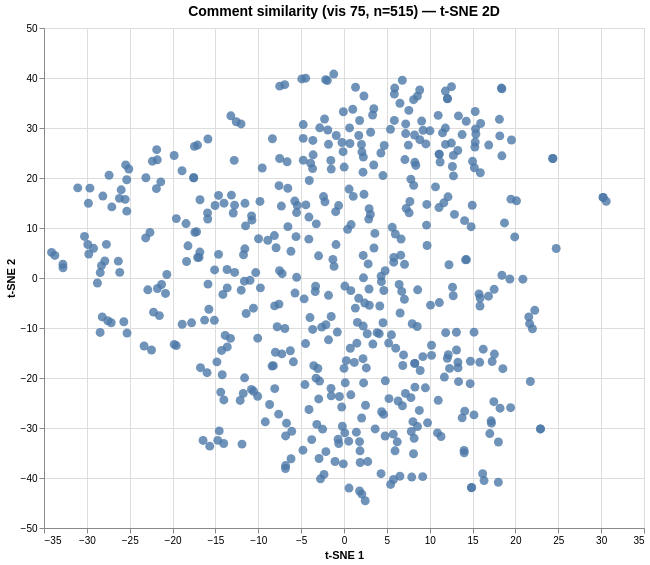

The specification (Vega-Lite) saved for this image:
### Vega specification from a JSON file in a GitHub repository (floating-point values rounded to 4 significant figures; data arrays with more than 128 entries replaced by an {"elided": "..."} marker saying what was removed)
{"$schema": "https://vega.github.io/schema/vega/v6.json", "data": [{"name": "param_1e9efca18e7a2868_store"}, {"name": "source_0", "values": {"elided": "515 records"}}, {"name": "source_0_x_domain_dim_1", "values": [{"min": -34.12, "max": 30.59}]}, {"name": "source_0_y_domain_dim_2", "values": [{"min": -44.54, "max": 40.78}]}], "signals": [{"name": "unit", "value": {}, "on": [{"events": "pointermove", "update": "isTuple(group()) ? group() : unit"}]}, {"name": "param_1e9efca18e7a2868", "update": "vlSelectionResolve(\"param_1e9efca18e7a2868_store\", \"union\")"}, {"name": "param_1e9efca18e7a2868_dim_1", "on": [{"events": [{"source": "view", "type": "dblclick"}], "update": "null"}, {"events": {"signal": "param_1e9efca18e7a2868_translate_delta"}, "update": "panLinear(param_1e9efca18e7a2868_translate_anchor.extent_x, -param_1e9efca18e7a2868_translate_delta.x / width)"}, {"events": {"signal": "param_1e9efca18e7a2868_zoom_delta"}, "update": "zoomLinear(domain(\"x\"), param_1e9efca18e7a2868_zoom_anchor.x, param_1e9efca18e7a2868_zoom_delta)"}]}, {"name": "param_1e9efca18e7a2868_dim_2", "on": [{"events": [{"source": "view", "type": "dblclick"}], "update": "null"}, {"events": {"signal": "param_1e9efca18e7a2868_translate_delta"}, "update": "panLinear(param_1e9efca18e7a2868_translate_anchor.extent_y, param_1e9efca18e7a2868_translate_delta.y / height)"}, {"events": {"signal": "param_1e9efca18e7a2868_zoom_delta"}, "update": "zoomLinear(domain(\"y\"), param_1e9efca18e7a2868_zoom_anchor.y, param_1e9efca18e7a2868_zoom_delta)"}]}, {"name": "param_1e9efca18e7a2868_tuple", "on": [{"events": [{"signal": "param_1e9efca18e7a2868_dim_1 || param_1e9efca18e7a2868_dim_2"}], "update": "param_1e9efca18e7a2868_dim_1 && param_1e9efca18e7a2868_dim_2 ? {unit: \"\", fields: param_1e9efca18e7a2868_tuple_fields, values: [param_1e9efca18e7a2868_dim_1,param_1e9efca18e7a2868_dim_2]} : null"}]}, {"name": "param_1e9efca18e7a2868_tuple_fields", "value": [{"field": "dim_1", "channel": "x", "type": "R"}, {"field": "dim_2", "channel": "y", "type": "R"}]}, {"name": "param_1e9efca18e7a2868_translate_anchor", "value": {}, "on": [{"events": [{"source": "scope", "type": "pointerdown"}], "update": "{x: x(unit), y: y(unit), extent_x: domain(\"x\"), extent_y: domain(\"y\")}"}]}, {"name": "param_1e9efca18e7a2868_translate_delta", "value": {}, "on": [{"events": [{"source": "window", "between": [{"source": "scope", "type": "pointerdown"}, {"source": "window", "type": "pointerup"}], "type": "pointermove", "consume": true}], "update": "{x: param_1e9efca18e7a2868_translate_anchor.x - x(unit), y: param_1e9efca18e7a2868_translate_anchor.y - y(unit)}"}]}, {"name": "param_1e9efca18e7a2868_zoom_anchor", "on": [{"events": [{"source": "scope", "consume": true, "type": "wheel"}], "update": "{x: invert(\"x\", x(unit)), y: invert(\"y\", y(unit))}"}]}, {"name": "param_1e9efca18e7a2868_zoom_delta", "on": [{"events": [{"source": "scope", "consume": true, "type": "wheel"}], "update": "pow(1.001, event.deltaY * pow(16, event.deltaMode))", "force": true}]}, {"name": "param_1e9efca18e7a2868_modify", "on": [{"events": {"signal": "param_1e9efca18e7a2868_tuple"}, "update": "modify(\"param_1e9efca18e7a2868_store\", param_1e9efca18e7a2868_tuple, true)"}]}], "marks": [{"type": "symbol", "name": "marks", "from": {"data": "source_0"}, "encode": {"update": {"tooltip": {"signal": "{\"Comment #\": format(datum[\"index\"], \"\"), \"Comment\": isValid(datum[\"comment\"]) ? datum[\"comment\"] : \"\"+datum[\"comment\"]}"}, "opacity": {"value": 0.8}, "y": {"field": "dim_2", "scale": "y"}, "x": {"field": "dim_1", "scale": "x"}, "shape": {"value": "circle"}, "size": {"value": 80}, "fill": {"value": "#4c78a8"}}}, "clip": true, "style": ["circle"], "interactive": true}], "scales": [{"name": "x", "type": "linear", "domain": [{"signal": "(data(\"source_0_x_domain_dim_1\")[0] || {}).min"}, {"signal": "(data(\"source_0_x_domain_dim_1\")[0] || {}).max"}], "range": [0, {"signal": "width"}], "zero": true, "domainRaw": {"signal": "param_1e9efca18e7a2868[\"dim_1\"]"}, "nice": true}, {"name": "y", "type": "linear", "domain": [{"signal": "(data(\"source_0_y_domain_dim_2\")[0] || {}).min"}, {"signal": "(data(\"source_0_y_domain_dim_2\")[0] || {}).max"}], "range": [{"signal": "height"}, 0], "zero": true, "domainRaw": {"signal": "param_1e9efca18e7a2868[\"dim_2\"]"}, "nice": true}], "axes": [{"scale": "x", "gridScale": "y", "grid": true, "aria": false, "zindex": 0, "labels": false, "tickCount": {"signal": "ceil(width/40)"}, "maxExtent": 0, "domain": false, "minExtent": 0, "orient": "bottom", "ticks": false}, {"scale": "y", "tickCount": {"signal": "ceil(height/40)"}, "zindex": 0, "labels": false, "orient": "left", "aria": false, "maxExtent": 0, "gridScale": "x", "grid": true, "domain": false, "ticks": false, "minExtent": 0}, {"scale": "x", "labelOverlap": true, "labelFlush": true, "tickCount": {"signal": "ceil(width/40)"}, "title": "t-SNE 1", "zindex": 0, "grid": false, "orient": "bottom"}, {"scale": "y", "labelOverlap": true, "tickCount": {"signal": "ceil(height/40)"}, "title": "t-SNE 2", "orient": "left", "zindex": 0, "grid": false}], "title": {"text": "Comment similarity (vis 75, n=515) — t-SNE 2D", "frame": "group", "fontSize": 14}, "style": "cell", "height": 500, "background": "white", "padding": 5, "width": 600}
